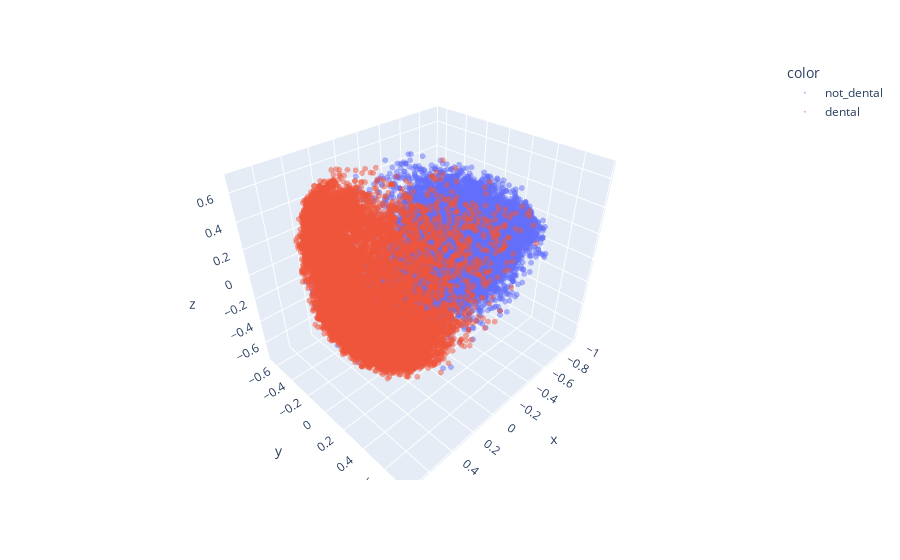

The notebook cell this image was saved under:
### Code cell
fig = px.scatter_3d(
    x=examples_3d[:,0],
    y=examples_3d[:,1],
    z=examples_3d[:,2],
    color=spanish_diagnostics_normalized_tokenized_vectorized["test"].features["label"].int2str(spanish_diagnostics_normalized_tokenized_vectorized["test"]["label"]),
    opacity=0.5
)
fig.update_traces(mode="markers",marker={'size':2})

### Figure 1 — Plotly figure (JSON) as saved in the notebook; plotly's stock layout.template omitted (floating-point values rounded to 4 significant figures; data arrays with more than 128 entries replaced by an {"elided": "..."} marker saying what was removed)
{"data": [{"hovertemplate": "color=not_dental<br>x=%{x}<br>y=%{y}<br>z=%{z}<extra></extra>", "legendgroup": "not_dental", "marker": {"color": "#636efa", "opacity": 0.5, "size": 2, "symbol": "circle"}, "mode": "markers", "name": "not_dental", "scene": "scene", "showlegend": true, "type": "scatter3d", "x": {"elided": "15034 float values"}, "y": {"elided": "15034 float values"}, "z": {"elided": "15034 float values"}}, {"hovertemplate": "color=dental<br>x=%{x}<br>y=%{y}<br>z=%{z}<extra></extra>", "legendgroup": "dental", "marker": {"color": "#EF553B", "opacity": 0.5, "size": 2, "symbol": "circle"}, "mode": "markers", "name": "dental", "scene": "scene", "showlegend": true, "type": "scatter3d", "x": {"elided": "14966 float values"}, "y": {"elided": "14966 float values"}, "z": {"elided": "14966 float values"}}], "layout": {"legend": {"title": {"text": "color"}, "tracegroupgap": 0}, "margin": {"t": 60}, "scene": {"domain": {"x": [0, 1], "y": [0, 1]}, "xaxis": {"title": {"text": "x"}}, "yaxis": {"title": {"text": "y"}}, "zaxis": {"title": {"text": "z"}}}}}
